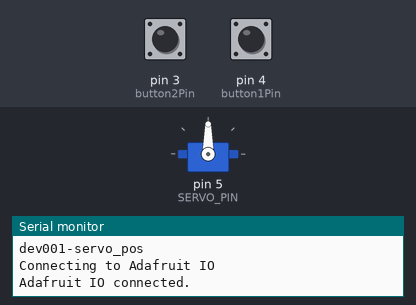
Bench run of a sketch on a simulated Arduino Uno, built for the host (arithmetic inside an expression is 32-bit, double 64-bit). On the bench: servo, the last lines printed to the serial monitor. The inputs (shaded band) are chosen by the test bench; at power-on: pin 3 (button2Pin) HIGH, pin 4 (button1Pin) HIGH.

Above: at 2.7 s.
2.8 s: pin 3 (button2Pin) pulled LOW for 0.15 s
At 2.98 s:
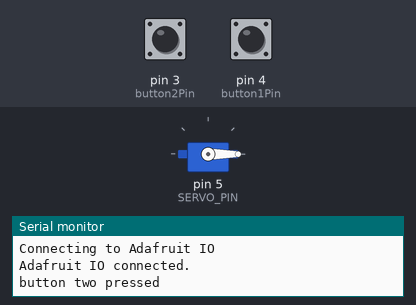
4.6 s: pin 4 (button1Pin) pulled LOW for 0.15 s
At 4.83 s:
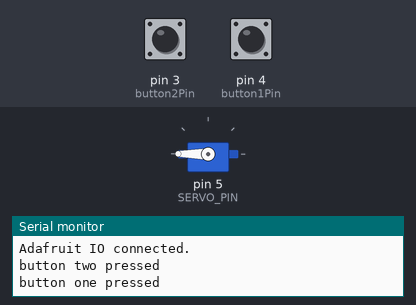
6.5 s: pin 4 (button1Pin) pulled LOW for 3.2 s
At 11.2 s:
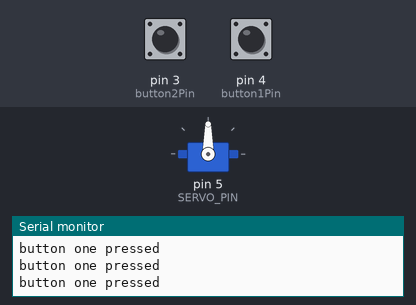
11.5 s: pin 3 (button2Pin) pulled LOW for 3.2 s
At 12.7 s:
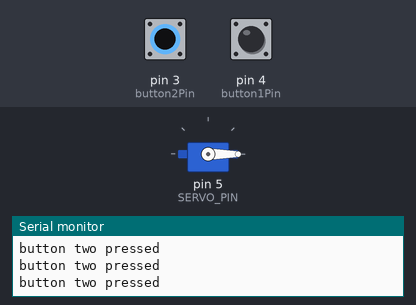
Timing chart, 0 to 16.5 s (numbered marks = the images above; inputs shaded):
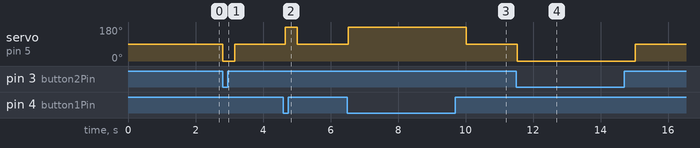

The sketch:

adafruit_io_mkr1000_servo.ino
```cpp
#include "config.h"
#include <Servo.h>

// pin used to control the servo
#define SERVO_PIN 5
#define SERVO_STOP 90
#define SERVO_LEFT 180
#define SERVO_RIGHT 0

// create an instance of the servo class
Servo servo;
const int servoPin = 5;
const int button1Pin = 4;
const int button2Pin = 3;
int spd = 90;    // variable to store the servo speed
int old_buttonState1;
int old_buttonState2;

// set up the 'servo' feed
String servo_switch_feed;
String servo_pos_feed;
AdafruitIO_Feed *servo_switch;
AdafruitIO_Feed *servo_pos;

void setup() {
   // start the serial connection
  Serial.begin(115200);
  while(! Serial);

  servo_switch_feed = String(UUID) + "-servo";
  servo_pos_feed = String(UUID) + "-servo_pos";
  Serial.println(servo_switch_feed);
  Serial.println(servo_pos_feed);
  servo_switch = io.feed(servo_switch_feed.c_str());
  servo_pos = io.feed(servo_pos_feed.c_str());

  servo.attach(SERVO_PIN);
  pinMode(button1Pin, INPUT_PULLUP);
  pinMode(button2Pin, INPUT_PULLUP);
  old_buttonState1 = digitalRead(button1Pin);
  old_buttonState2 = digitalRead(button2Pin);
  servo.write(SERVO_STOP);

  // connect to io.adafruit.com
  Serial.print("Connecting to Adafruit IO");
  io.connect();
  servo_switch->onMessage(handleOnOff);
  servo_pos->onMessage(handlePos);

  // wait for a connection
  while(io.status() < AIO_CONNECTED) {
    //Serial.print(".");
    Serial.println(io.statusText());
    delay(500);
  }

  // we are connected
  Serial.println();
  Serial.println(io.statusText());

  //reset servo pos to 90
  servo_pos->save(SERVO_STOP);
  servo_switch->save("ON");
}


void loop() {

 int buttonState1;
 int buttonState2;
 buttonState1 = digitalRead(button1Pin);
 buttonState2 = digitalRead(button2Pin);

 if (buttonState1 == LOW) {
  Serial.println("button one pressed");
   spd = 180;
   servo.write(spd);
   delay(250);
   old_buttonState1 = buttonState1;
 }
 else if (buttonState2 == LOW) {
   Serial.println("button two pressed");
   spd = 0;
   servo.write(spd);
   delay(250);
   old_buttonState2 = buttonState2;
 }
 if (old_buttonState1 != buttonState1) {
  old_buttonState1 = buttonState1;
  servo.write(SERVO_STOP);
 }
 if (old_buttonState2 != buttonState2) {
  old_buttonState2 = buttonState2;
  servo.write(SERVO_STOP);
 }
  // io.run(); is required for all sketches.
  // it should always be present at the top of your loop
  // function. it keeps the client connected to
  // io.adafruit.com, and processes any incoming data.
  io.run();

}


void handleOnOff(AdafruitIO_Data *data) {

  char* on_off = data->toChar();
  Serial.println(on_off);


  if (strcmp(on_off, "ON") == 0)
    Serial.print("turned on");
  else if (strcmp(on_off, "OFF") == 0) {
    Serial.print("turned off");
    servo.write(SERVO_STOP);
    servo_pos->save(SERVO_STOP);
  }
  else if ((strncmp(on_off, "S", 1) == 0 ) || (strncmp(on_off, "T", 1) == 0)){
    //This is a command in the form S20:T2:S90 ...
    // where S sets the speed and T waits
    Serial.print("We got a command string");
    char *cmd;
    cmd = strtok (on_off,":");
    while (cmd != NULL) {
      if (strncmp(cmd, "S", 1) == 0 ) {
        //set speedk
        cmd++;
        int cmd_int = atoi(cmd);
        servo_pos->save(cmd_int);
        startServo(cmd_int);
      } else if (strncmp(cmd, "T", 1) == 0) {
        cmd++;
        int cmd_int = atoi(cmd) * 1000;
        delay(cmd_int);
      }
      cmd = strtok(NULL, ":");
    }
  }
}

void handlePos(AdafruitIO_Data *data) {

  // convert the data to integer
  int angle = data->toInt();

  startServo(angle);
}

void startServo(int angle) {

 // make sure we don't exceed the limit
  // of the servo. the range is from 0
  // to 180.
  if(angle < 0)
    angle = 0;
  else if(angle > 180)
    angle = 180;

  servo.write(angle);

}
```

config.h
```cpp
#define IO_USERNAME    ""
#define IO_KEY         ""
#define WIFI_SSID       ""
#define WIFI_PASS       ""
#define UUID		   "dev001"

// comment out the following two lines if you are using fona or ethernet
#include "AdafruitIO_WiFi.h"
AdafruitIO_WiFi io(IO_USERNAME, IO_KEY, WIFI_SSID, WIFI_PASS);
```

Measured:
- after the input at 2.8 s, servo on pin 5 (SERVO_PIN): 90° → 0° at once, → 90° 0.35 s later
- after the input at 4.6 s, servo on pin 5 (SERVO_PIN): 90° → 180° after 0.06 s, → 90° 0.35 s later
- after the input at 6.5 s, servo on pin 5 (SERVO_PIN): 90° → 180° at once, → 90° 3.5 s later
- after the input at 11.5 s, servo on pin 5 (SERVO_PIN): 90° → 0° at once, → 90° 3.5 s later
